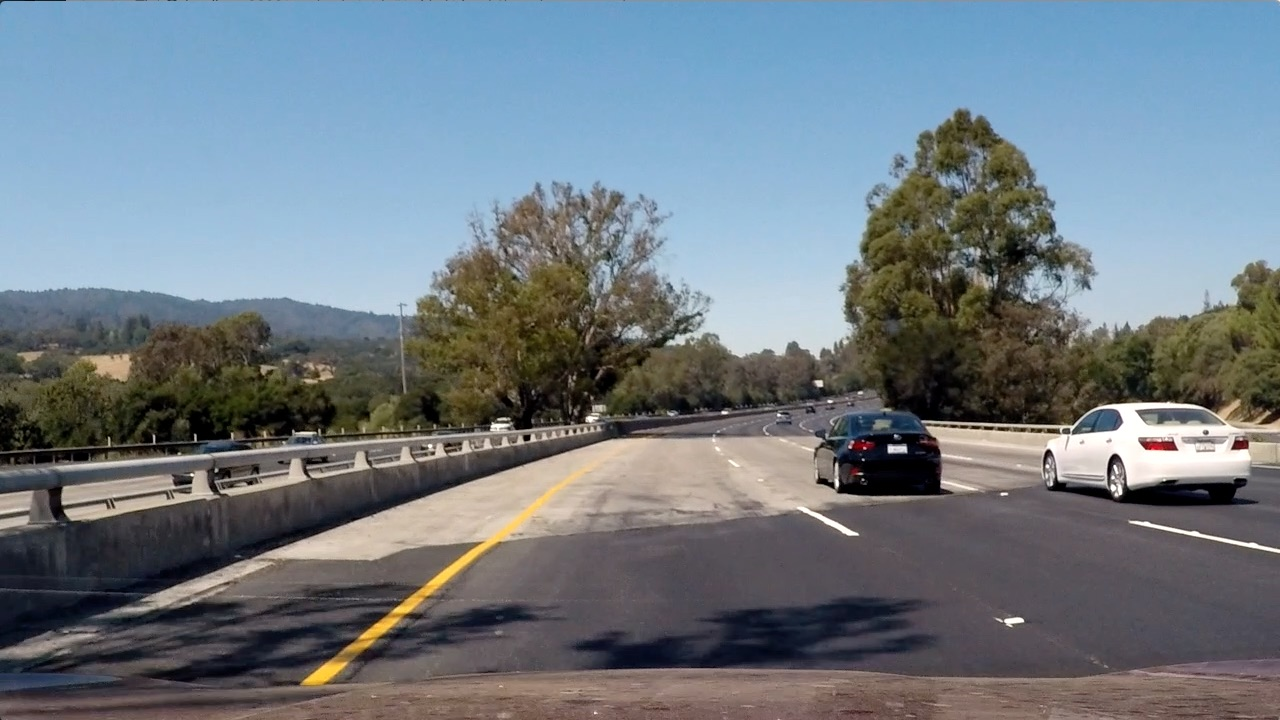
#> input picture test3.jpg, 1280 x 720 px
$ python combined_color_threshold.py   (older library calls are emulated)
#> lines starting #> are read from the running program, lines starting #| are printed output that depends on the picture
import numpy as np
import cv2
import matplotlib.pyplot as plt
import matplotlib.image as mpimg

img = mpimg.imread('test3.jpg')
#> img is the input picture: shape (720, 1280, 3); mean R, G, B 112.2, 122.7, 130.9
thresh = (180, 255)
gray = cv2.cvtColor(img, cv2.COLOR_RGB2GRAY)
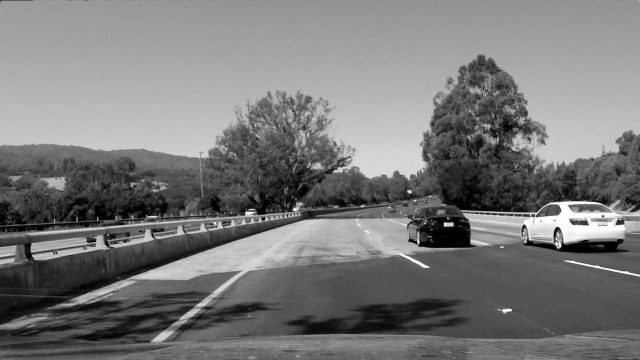
#> gray: shape (720, 1280) (shown at 1/2 size); min 0, max 255, mean 120.5

# Convert to HLS color space and separate the S channel
# Note: img is the undistorted image
hls = cv2.cvtColor(img, cv2.COLOR_RGB2HLS)
#> hls: shape (720, 1280, 3); mean of channels 0, 1, 2 80.5, 121.4, 71.8
s_channel = hls[:,:,2]
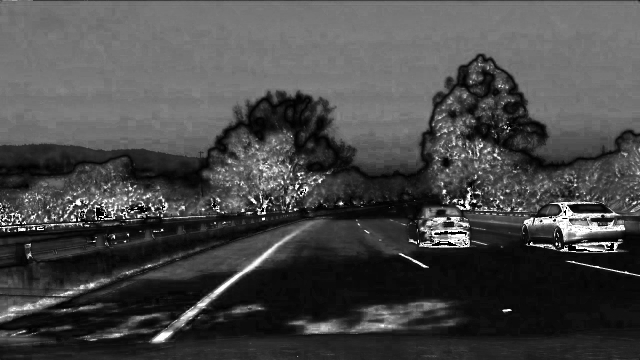
#> s_channel: shape (720, 1280) (shown at 1/2 size); min 0, max 255, mean 71.8
l_channel = hls[:,:,1]

# Sobel x
sobelx = cv2.Sobel(l_channel, cv2.CV_64F, 1, 0) # Take the derivative in x
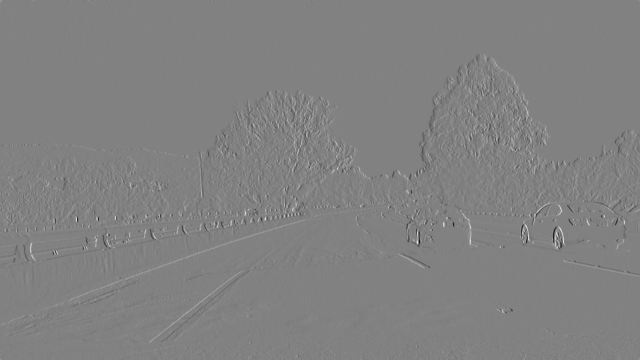
#> sobelx: shape (720, 1280) float64 (shown at 1/2 size); min -862, max 835, mean 0.1; drawn with min black and max white
abs_sobelx = np.absolute(sobelx) # Absolute x derivative to accentuate lines away from horizontal
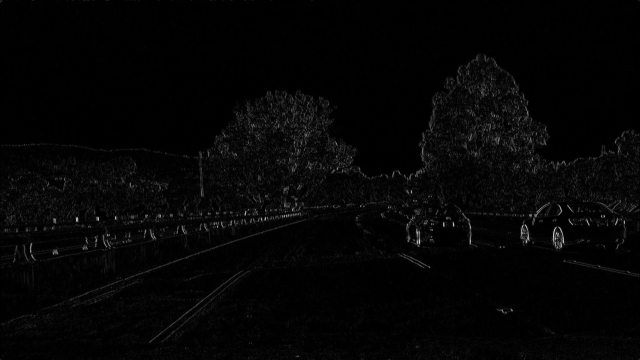
#> abs_sobelx: shape (720, 1280) float64 (shown at 1/2 size); min 0, max 862, mean 18.3; drawn with min black and max white
scaled_sobel = np.uint8(255*abs_sobelx/np.max(abs_sobelx))

# Threshold x gradient
thresh_min = 20
thresh_max = 100
sxbinary = np.zeros_like(scaled_sobel)
sxbinary[(scaled_sobel >= thresh_min) & (scaled_sobel <= thresh_max)] = 1

# Threshold color channel
s_thresh_min = 170
s_thresh_max = 255
s_binary = np.zeros_like(s_channel)
s_binary[(s_channel >= s_thresh_min) & (s_channel <= s_thresh_max)] = 1

# Stack each channel to view their individual contributions in green and blue respectively
# This returns a stack of the two binary images, whose components you can see as different colors
color_binary = np.dstack(( np.zeros_like(sxbinary), sxbinary, s_binary)) * 255

# Combine the two binary thresholds
combined_binary = np.zeros_like(sxbinary)
combined_binary[(s_binary == 1) | (sxbinary == 1)] = 1

# Plotting thresholded images
f, (ax1, ax2) = plt.subplots(1, 2, figsize=(20,10))
ax1.set_title('Stacked thresholds')
ax1.imshow(color_binary)

ax2.set_title('Combined S channel and gradient thresholds')
ax2.imshow(combined_binary, cmap='gray')
plt.show()
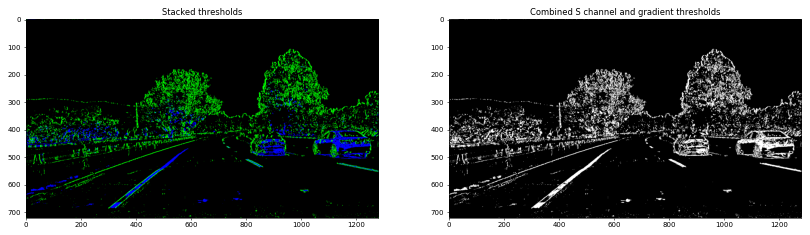
#> figure drawn by matplotlib, 2 panels

$ run again, with test2.jpg copied over test3.jpg
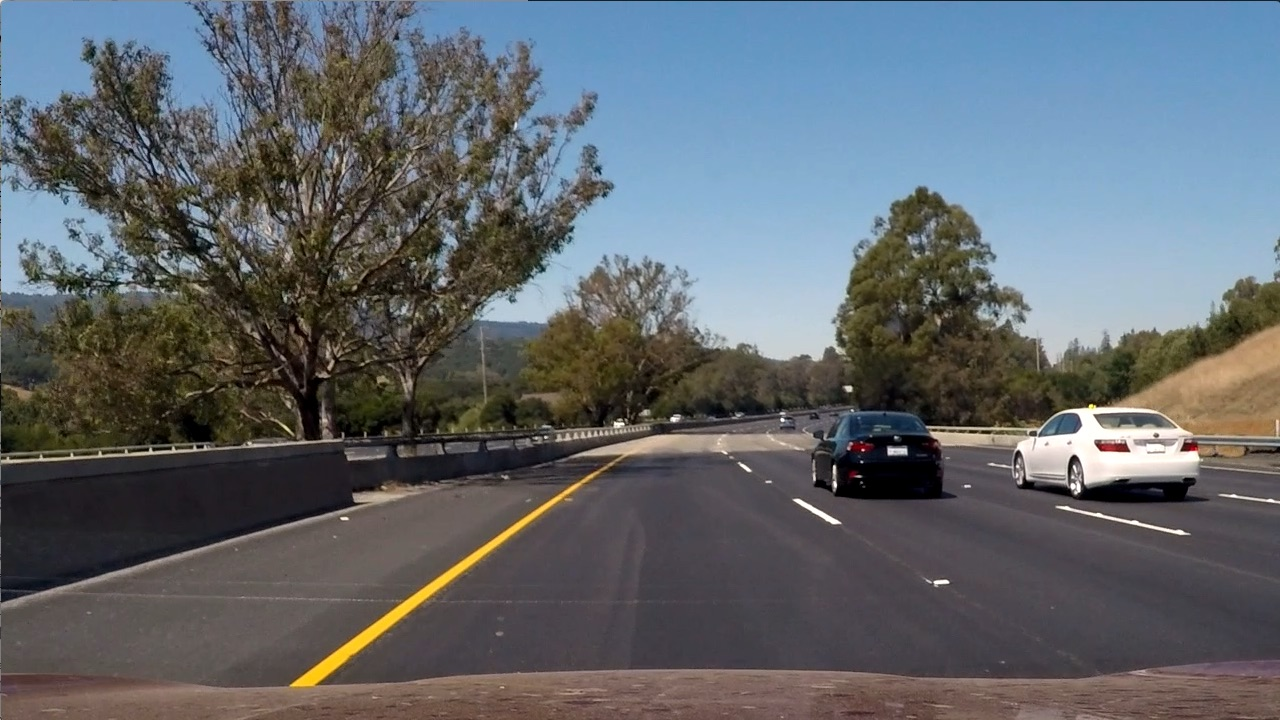
#> input picture test2.jpg, 1280 x 720 px
#> img is the input picture: shape (720, 1280, 3); mean R, G, B 97, 102.6, 107.9
#> hls: shape (720, 1280, 3); mean of channels 0, 1, 2 76.7, 102.2, 57.5
#> `abs_sobelx = np.absolute(sobelx)`:
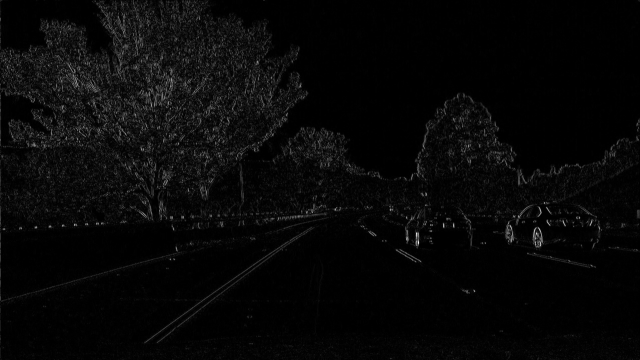
#> abs_sobelx: shape (720, 1280) float64 (shown at 1/2 size); min 0, max 852, mean 27; drawn with min black and max white
#> `plt.show()`:
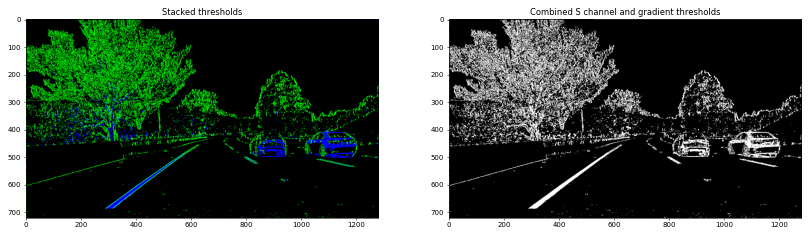
#> figure drawn by matplotlib, 2 panels

$ run again, with signs_vehicles_xygrad.jpg copied over test3.jpg
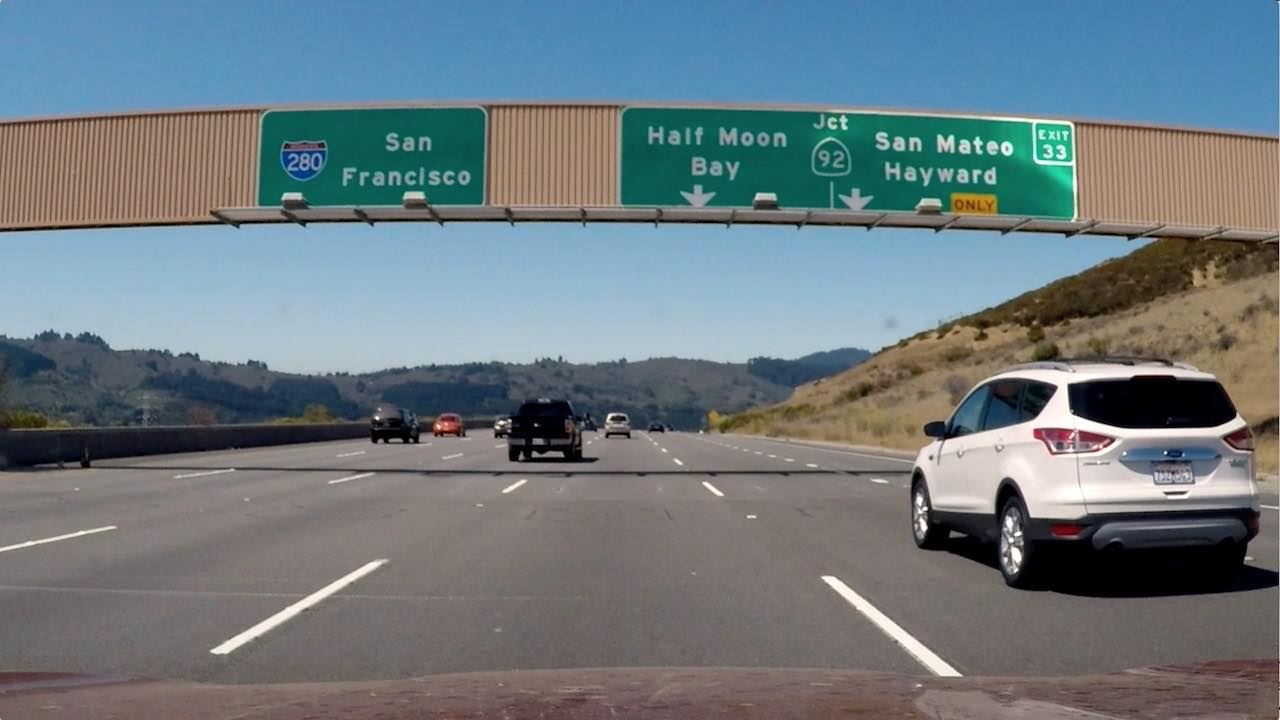
#> input picture signs_vehicles_xygrad.jpg, 1280 x 720 px
#> img is the input picture: shape (720, 1280, 3); mean R, G, B 109.2, 121.6, 127.4
#> hls: shape (720, 1280, 3); mean of channels 0, 1, 2 60.7, 118.8, 64.6
#> `abs_sobelx = np.absolute(sobelx)`:
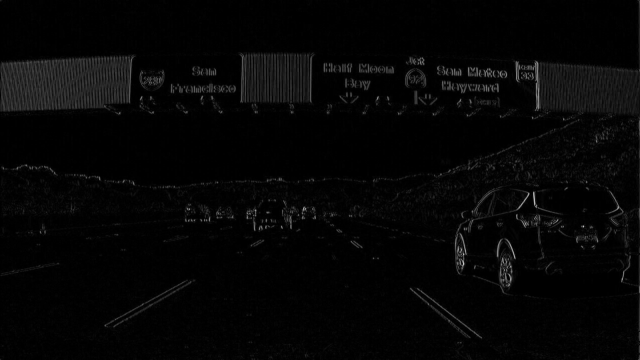
#> abs_sobelx: shape (720, 1280) float64 (shown at 1/2 size); min 0, max 815, mean 18.8; drawn with min black and max white
#> `plt.show()`:
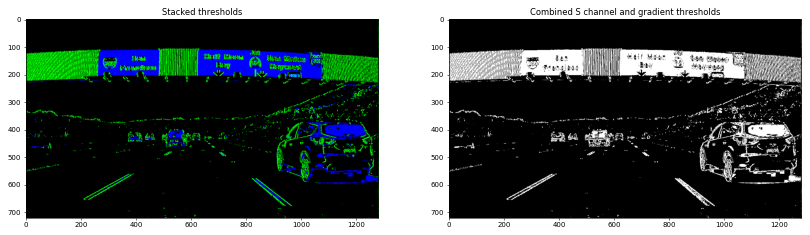
#> figure drawn by matplotlib, 2 panels
